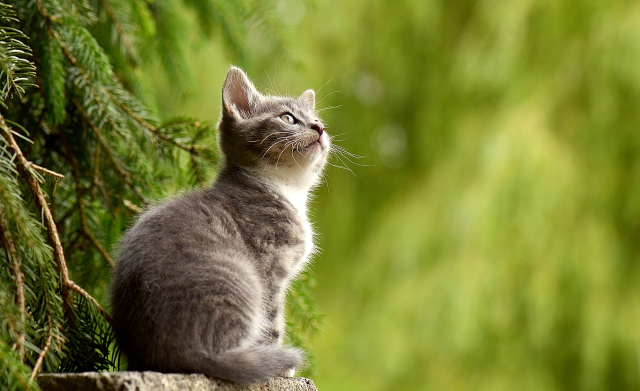
#> input picture Photos/cat2.jpg, 1280 x 781 px (shown at 1/2 size)
$ python contours.py
#> lines starting #> are read from the running program, lines starting #| are printed output that depends on the picture; after the words box and inside, x2 and y2 are one past the last pixel; in counts of white or black regions, pixels touching at a corner belong together
import cv2 as cv
import numpy as np

first_img = cv.imread('Photos/cat2.jpg')
#> first_img is the input picture: shape (781, 1280, 3); mean B, G, R 49.7, 125.8, 119.2

def rescaleFrame(frame, scale = 0.6):
#> called with scale = 0.6
    width = int(frame.shape[1] * scale)
#> width = 768
    height = int(frame.shape[0] * scale)
#> height = 468
    dimensions = (width,height)
#> dimensions = (768, 468)

    return cv.resize(frame, dimensions, interpolation= cv.INTER_AREA)
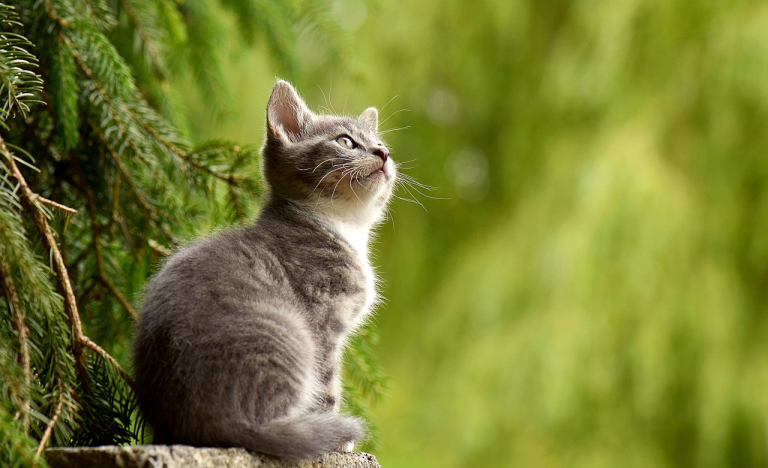
#> returned value: shape (468, 768, 3); mean of channels 0, 1, 2 49.7, 125.8, 119.2; drawn as B, G, R

img = rescaleFrame(first_img)

blank = np.zeros(img.shape, dtype='uint8')
# cv.imshow('blank', blank)

gray = cv.cvtColor(img, cv.COLOR_BGR2GRAY)
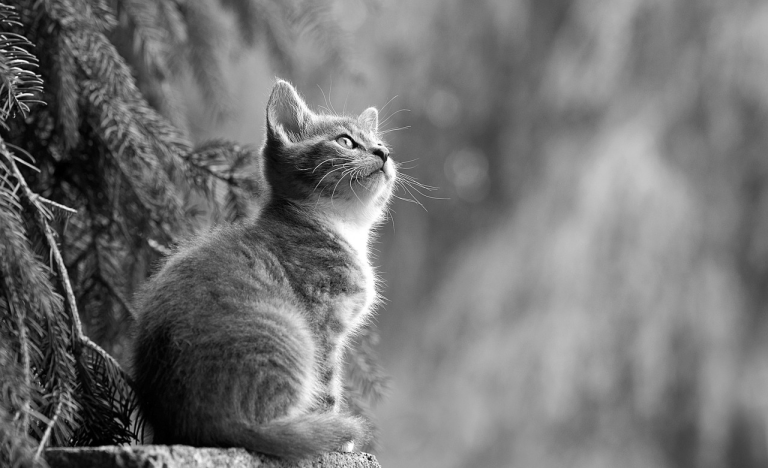
#> gray: shape (468, 768); min 0, max 255, mean 115.1
# cv.imshow('grayscale', gray)

blur = cv.GaussianBlur(gray,(5,5), 0)
cv.imshow('blue', blur)

canny = cv.Canny(blur, 125, 175)
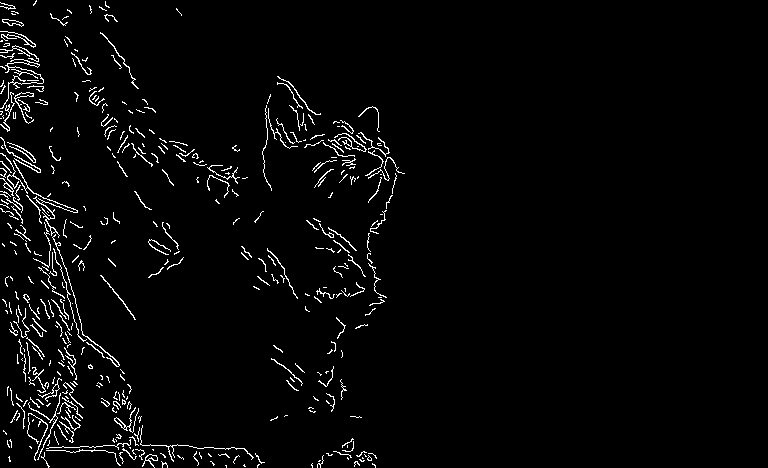
#> canny: shape (468, 768); 2.8% white in thin lines or dots, all inside (x1, y1, x2, y2) = (0, 0, 405, 468)
cv.imshow('canny', canny)

# ret, thresh = cv.threshold(gray, 200, 255, cv.THRESH_BINARY)
# cv.imshow('thresh',thresh)

contours, hierachies = cv.findContours(canny, cv.RETR_LIST,cv.CHAIN_APPROX_SIMPLE)
#> contours = 432 contours, 400 with area under 20; largest, box (x1, y1, x2, y2) and area: (0, 153, 78, 238) 116, (14, 92, 34, 124) 74, (2, 19, 24, 27) 72, (114, 407, 139, 433) 66, (2, 19, 24, 27) 64

print(f'{len(contours)} contour(s) found! ')
#| 432 contour(s) found!

cv.drawContours(blank, contours, -1, (0,0,255), 2,1)
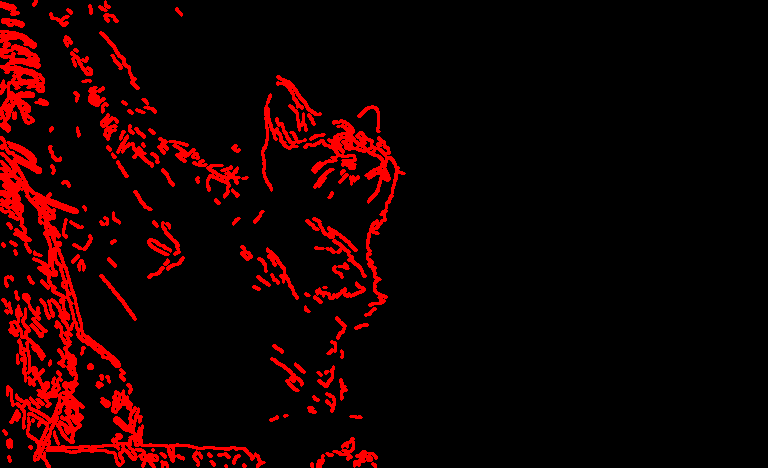
#> blank: shape (468, 768, 3); mean of channels 0, 1, 2 0, 0, 22.4; drawn as B, G, R

cv.imshow('Contours drawn', blank)

cv.waitKey(0)

$ run again, with Photos/whamen.jpg copied over Photos/cat2.jpg
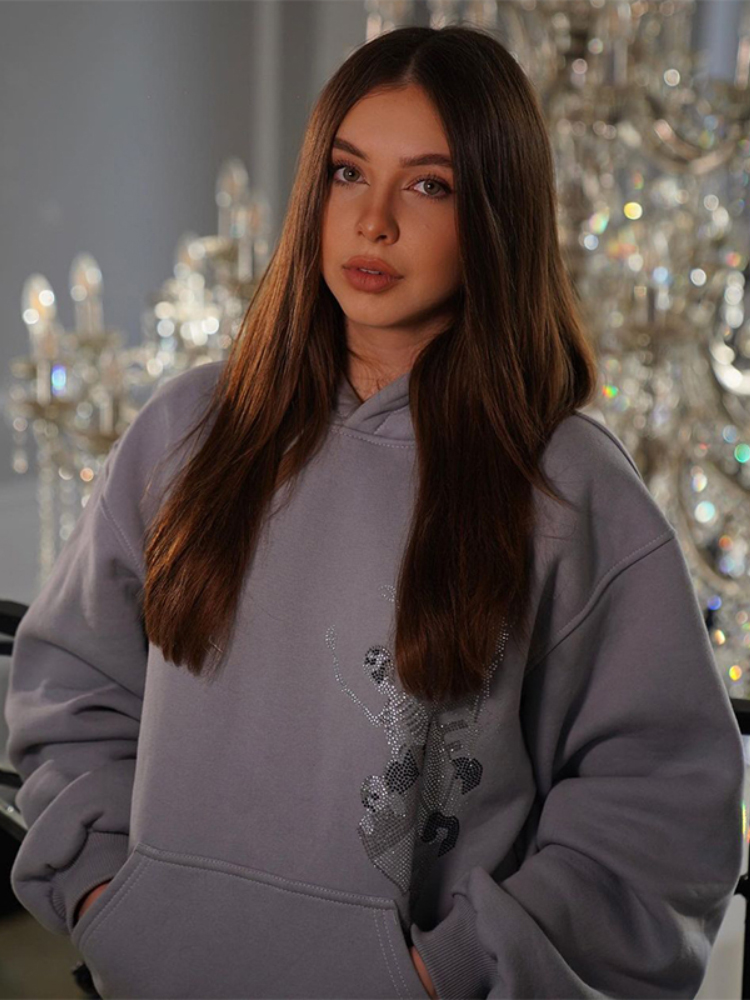
#> input picture Photos/whamen.jpg, 750 x 1000 px
#> first_img is the input picture: shape (1000, 750, 3); mean B, G, R 78.1, 81.2, 92.7
#> `canny = cv.Canny(blur, 125, 175)`:
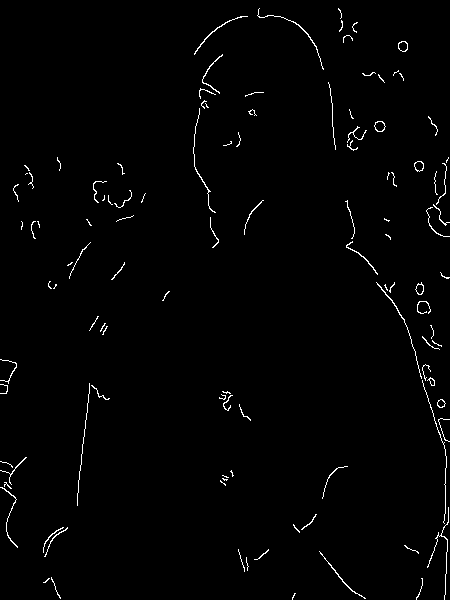
#> canny: shape (600, 450); 1.3% white in thin lines or dots
#> contours = 116 contours, 96 with area under 20; largest, box (x1, y1, x2, y2) and area: (374, 121, 386, 132) 86, (398, 41, 408, 52) 78, (374, 121, 386, 132) 76, (414, 161, 424, 172) 72, (398, 41, 408, 52) 69
#| 116 contour(s) found!
#> `cv.drawContours(blank, contours, -1, (0,0,255), 2,1)`:
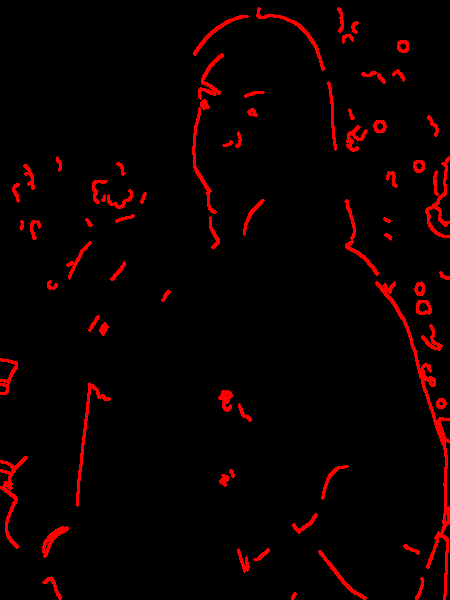
#> blank: shape (600, 450, 3); mean of channels 0, 1, 2 0, 0, 10.8; drawn as B, G, R
